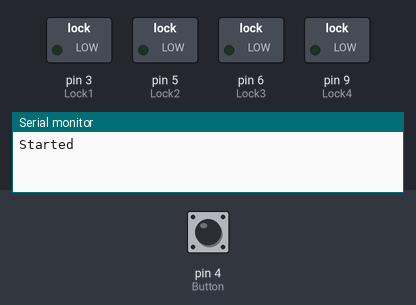
A sketch run on a simulated Arduino Uno, built with avr-gcc and run on an emulated ATmega328P. Shown: switched loads named in the sketch (green lamp = pin HIGH), the last lines printed to the serial monitor. Dashed ring = blinking. The inputs (shaded band) are chosen by the test bench; at power-on: pin 4 (Button) HIGH. Pins used as bus, display or sensor lines are not drawn.

Above: at 1.2 s.
1.3 s: pin 4 (Button) pulled LOW for 1 s
At 1.45 s:
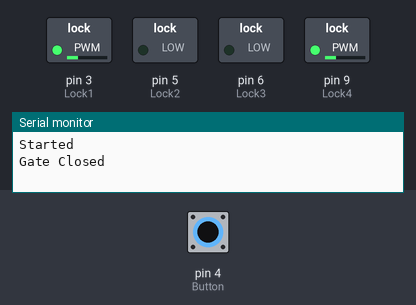
4.3 s: pin 4 (Button) pulled LOW for 3.2 s
At 4.45 s:
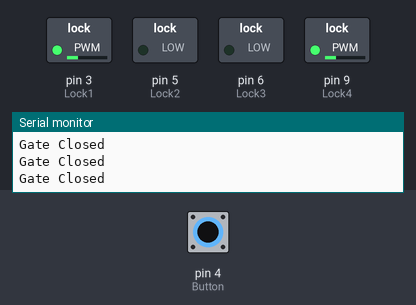
Timing chart, 0 to 9.0 s (numbered marks = the images above; inputs shaded):
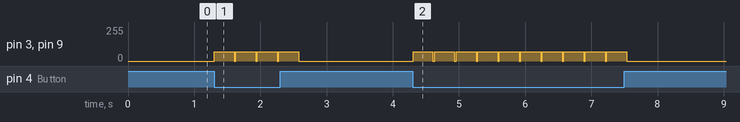

The sketch:

AccessControl.ino
```cpp
#include <SPI.h>        // RC522 Module uses SPI protocol
#include <MFRC522.h>  // Library for Mifare RC522 Devices

byte readCard[4];   // Stores scanned ID read from RFID Module
uint8_t successRead;    // Variable integer to keep if we have Successful Read from Reader

#define Button 4
#define Lock1 3
#define Lock2 5
#define Lock3 6
#define Lock4 9

#define SpeedOpen 70
#define SpeedClose 70
#define StayTime 300

// Create MFRC522 instance.
#define SS_PIN 10
#define RST_PIN 2
MFRC522 mfrc522(SS_PIN, RST_PIN);

int card1[]={131,102,75,99};
int card2[]={217,175,168,43};
bool entryGranted=false;
int Open=0;
int Open1=0;

///////////////////////////////////////// Setup ///////////////////////////////////
void setup() {
  //Protocol Configuration
  Serial.begin(9600);    // Initialize serial communications with PC
  SPI.begin();           // MFRC522 Hardware uses SPI protocol
  mfrc522.PCD_Init();    // Initialize MFRC522 Hardware

  pinMode(Lock1, OUTPUT);
  pinMode(Lock2, OUTPUT);
  pinMode(Lock3, OUTPUT);
  pinMode(Lock4, OUTPUT);

  pinMode(Button,INPUT_PULLUP);

  HaltPower();

  successRead = getID();            // sets successRead to 1 when we get read from reader otherwise 0
  /*Serial.println("Starting........");
  while (!successRead)                  // Program will not go further while you not get a successful read
  {
    successRead = getID();
  }*/
  Serial.println("Started");
}

///////////////////////////////////////// Main Loop ///////////////////////////////////
void loop () {
  do {
    successRead = getID();  // sets successRead to 1 when we get read from reader otherwise
    if(!digitalRead(Button)){
      entryGranted=false;
      Serial.println("Gate Closed");
      GateClosed();
      delay(StayTime);
      HaltPower();
    }
  }
  while (!successRead);   //the program will not go furtlher while you are not getting a successful read
  for ( uint8_t j = 0; j < 4; j++ ) {   // Loop 4 times
      //Serial.print(readCard[j]);
      if(card1[j]==readCard[j])
        Open++;
      else if(card2[j]==readCard[j])
        Open1++;

  }

  if((Open==4)||(Open1==4)){
    entryGranted=true;
    Serial.println("Gate Open");
    GateOpen();
    delay(StayTime);
    HaltPower();
  }

  Open=0;
  Open1=0;
}

///////////////////////////////////////// Get PICC's UID ///////////////////////////////////

uint8_t getID() {
  // Getting ready for Reading PICCs
  if ( ! mfrc522.PICC_IsNewCardPresent()) { //If a new PICC placed to RFID reader continue
    return 0;
  }
  if ( ! mfrc522.PICC_ReadCardSerial()) {   //Since a PICC placed get Serial and continue
    return 0;
  }
  for ( uint8_t i = 0; i < 4; i++) {  //
    readCard[i] = mfrc522.uid.uidByte[i];
//    Serial.print(readCard[i], HEX);
  }
//  Serial.println("");
  mfrc522.PICC_HaltA(); // Stop reading
  return 1;
}
////////////////////////////////////////////////////////////////////////////////////////////
void HaltPower()
{
  digitalWrite(Lock1,LOW);
  digitalWrite(Lock2,LOW);
  digitalWrite(Lock3,LOW);
  digitalWrite(Lock4,LOW);
}
////////////////////////////////////////////////////////////////////////////////////////////
void GateClosed(){
  analogWrite(Lock1,SpeedOpen);
  digitalWrite(Lock2,LOW);
  digitalWrite(Lock3,LOW);
  analogWrite(Lock4,SpeedOpen);
}////////////////////////////////////////////////////////////////////////////////////////////
void GateOpen(){
  digitalWrite(Lock1,LOW);
  analogWrite(Lock2,SpeedClose);
  analogWrite(Lock3,SpeedClose);
  digitalWrite(Lock4,LOW);
}
////////////////////////////////////////////////////////////////////////////////////////////
```

Measured:
- after the input at 1.3 s, pin 3 (Lock1), pin 9 (Lock4): 0/255 → 70/255 at once, → 0/255 1.3 s later
- after the input at 4.3 s, pin 3 (Lock1), pin 9 (Lock4): alternates 70/255 for 0.30 s and 0/255 for 0.03 s, 20 changes in all, then stays 0/255, starting at once
